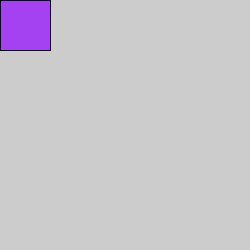
Frame 1 (no input)
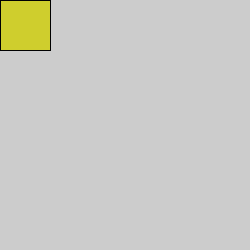
Frame 60 (the mouse pressed at the canvas centre just before this capture)
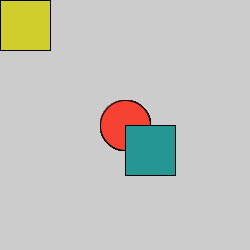
Frame 120 (the mouse held since frame 60 and released just before this capture)

The Processing sketch that drew these frames (run headless with seeded random() and noise(); from frame 60 on, the mouse is pressed at the canvas centre):

// Processing sketch: processing_127251
// ── processing_127251.pde



void setup() {  //setup function called initially, only once
  size(250, 250);
  
}

void draw() {   
 ellipse(mouseX,mouseY,50,50);
 fill(random(255),random(255),random(255));
 rect(mouseY,mouseX,50,50);
 fill(random(255),random(255),random(255));
 }
